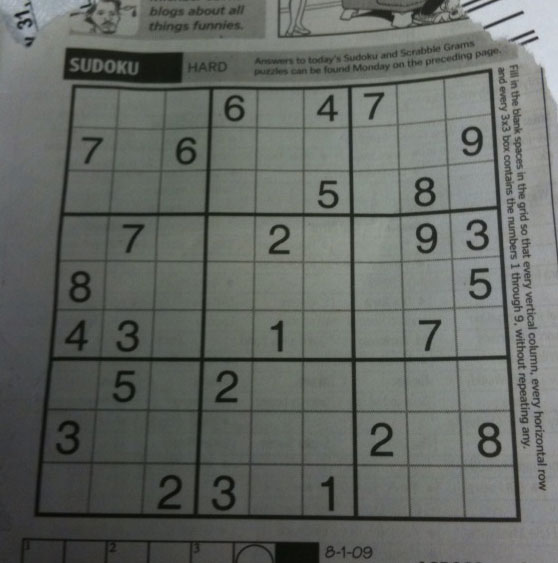
#> input picture Course 4/assets/images/sudoku.png, 558 x 563 px, found by its file name
$ python exemplul_2_canny.py
#> lines starting #> are read from the running program, lines starting #| are printed output that depends on the picture
"""
Aplicabilitate reala:
- Robotul urmareste muchii (margini) pentru a intelege obstacole si trasee.
Ce invatam:
- Blur pentru reducerea zgomotului.
- Detectie de muchii cu Canny.
De ce:
- Canny scoate in evidenta formele importante din scena.
"""

import os

import cv2 as cv


INPUT_PATH = "Course 4/assets/images/sudoku.png"
OUTPUT_DIR = "Course 4/assets/output"
if not os.path.exists(INPUT_PATH):
    INPUT_PATH = "assets/images/sudoku.png"
if not os.path.exists("Course 4/assets"):
    OUTPUT_DIR = "assets/output"


def main():
    os.makedirs(OUTPUT_DIR, exist_ok=True)

    imagine = cv.imread(INPUT_PATH, cv.IMREAD_GRAYSCALE)
#> imagine: shape (563, 558); min 7, max 218, mean 101.8
    if imagine is None:
        raise FileNotFoundError(f"Nu am gasit imaginea: {INPUT_PATH}")

    blur = cv.GaussianBlur(imagine, (5, 5), 0)
    muchii = cv.Canny(blur, 70, 180)
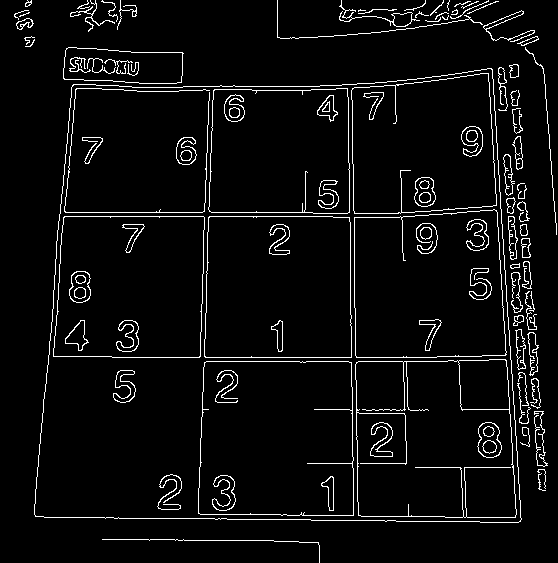
#> muchii: shape (563, 558); 5% white in thin lines or dots

    out_path = OUTPUT_DIR + "/02_canny_edges.png"
    cv.imwrite(out_path, muchii)

    pixeli_muchie = int((muchii > 0).sum())
#> pixeli_muchie = 15612
    print(f"[OK] Canny salvat: {out_path}")
    print(f"[INFO] Pixeli de muchie detectati: {pixeli_muchie}")
#| [INFO] Pixeli de muchie detectati: 15612


if __name__ == "__main__":
    main()
